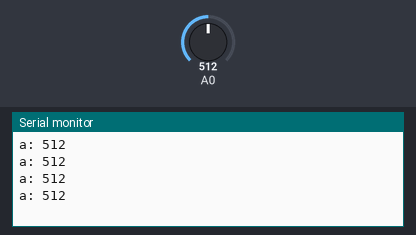
Bench run of a sketch on a simulated Arduino Leonardo, built with avr-gcc and run on an emulated ATmega32U4. On the bench: the last lines printed to the serial monitor. The inputs (shaded band) are chosen by the test bench; at power-on: A0 = 512. USB keyboard and mouse output is not drawn.

Above: at 1.2 s.
1.3 s: A0 set to 716
At 1.71 s:
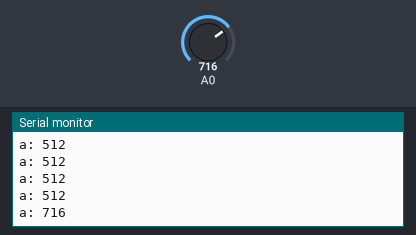
2.8 s: A0 set to 900
At 2.91 s:
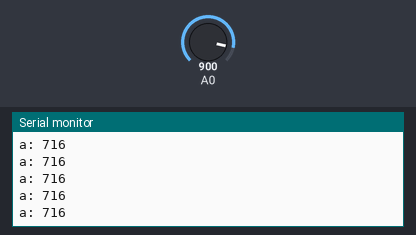
Timing chart, 0 to 5.8 s (numbered marks = the images above; inputs shaded):
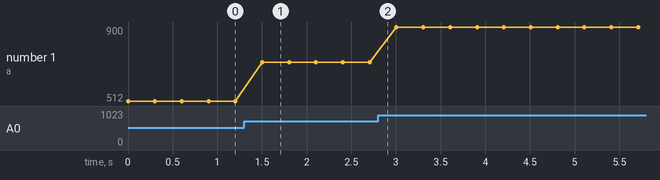

The sketch:

keyboard_press.ino
```cpp
#include <Mouse.h>
#include <Keyboard.h>

#define KEY_SPACE 0x20

void setup() {
  Keyboard.begin();
}

void loop() {
  // put your main code here, to run repeatedly:

  int a = analogRead(0);

  Serial.print("a: ");
  Serial.println(a);

  delay(100);

  if (a > 100) {
    Keyboard.press(KEY_SPACE);
    delay(200);
    Keyboard.releaseAll();
  } else if (a > 300) {
    Keyboard.press(KEY_SPACE);
    delay(500);
    Keyboard.releaseAll();
  }
}
```

Measured:
- after the input at 1.3 s, the serial monitor: prints a new line after 0.20 s (image 1)
- plotted number 1: 512 → 716 after the input at 1.3 s, 716 → 900 after the input at 2.8 s
